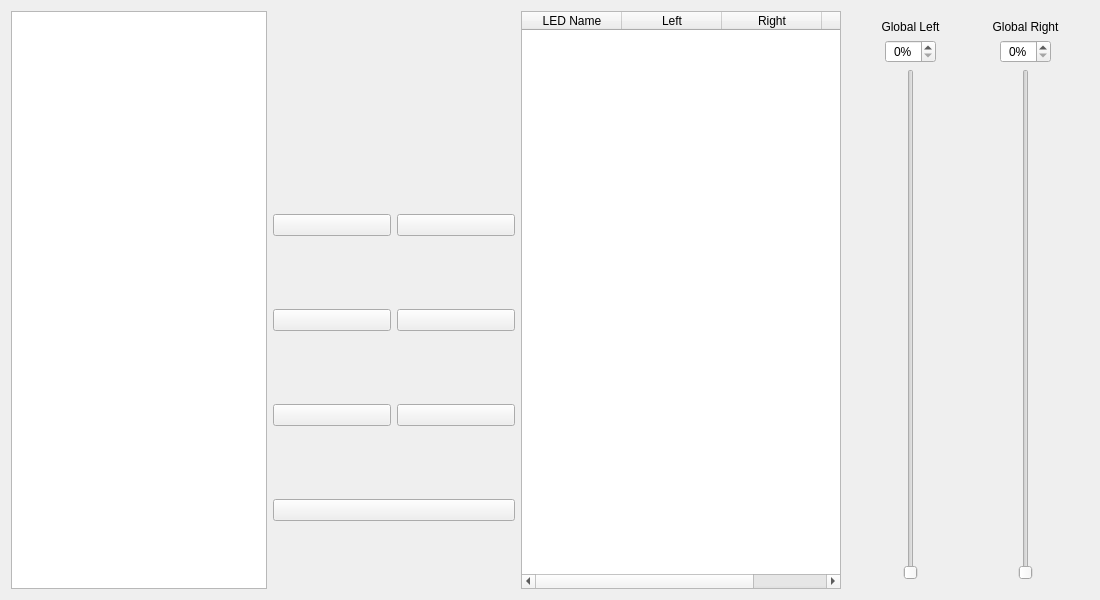
<?xml version="1.0" encoding="UTF-8"?>
<ui version="4.0">
 <class>PresetsPageWidget</class>
 <widget class="QWidget" name="PresetsPageWidget">
  <property name="geometry">
   <rect>
    <x>0</x>
    <y>0</y>
    <width>1100</width>
    <height>600</height>
   </rect>
  </property>
  <property name="windowTitle">
   <string>Presets</string>
  </property>
  <layout class="QGridLayout" name="gridLayout">
   <item row="0" column="0">
    <layout class="QHBoxLayout" name="horizontalLayoutPage2">
     <item>
      <widget class="QTreeView" name="treeView">
       <property name="sizePolicy">
        <sizepolicy hsizetype="Maximum" vsizetype="Expanding">
         <horstretch>0</horstretch>
         <verstretch>0</verstretch>
        </sizepolicy>
       </property>
      </widget>
     </item>
     <item>
      <layout class="QGridLayout" name="gridLayoutLoadPushButtons">
       <property name="topMargin">
        <number>49</number>
       </property>
       <item row="0" column="0" colspan="2">
        <widget class="QLabel" name="labelFileInvalid">
         <property name="sizePolicy">
          <sizepolicy hsizetype="Minimum" vsizetype="Maximum">
           <horstretch>0</horstretch>
           <verstretch>0</verstretch>
          </sizepolicy>
         </property>
         <property name="text">
          <string/>
         </property>
        </widget>
       </item>
       <item row="1" column="0">
        <widget class="QPushButton" name="pushButtonLoadRightSide"/>
       </item>
       <item row="1" column="1">
        <widget class="QPushButton" name="pushButtonDeleteRightSide"/>
       </item>
       <item row="2" column="0">
        <widget class="QPushButton" name="pushButtonLoadLeftSide"/>
       </item>
       <item row="2" column="1">
        <widget class="QPushButton" name="pushButtonDeleteLeftSide"/>
       </item>
       <item row="3" column="0">
        <widget class="QPushButton" name="pushButtonLoadBothSides"/>
       </item>
       <item row="3" column="1">
        <widget class="QPushButton" name="pushButtonDeleteBothSides"/>
       </item>
       <item row="4" column="0" colspan="2">
        <widget class="QPushButton" name="pushButtonchangeSides">
         <property name="sizePolicy">
          <sizepolicy hsizetype="Minimum" vsizetype="Fixed">
           <horstretch>0</horstretch>
           <verstretch>0</verstretch>
          </sizepolicy>
         </property>
        </widget>
       </item>
      </layout>
     </item>
     <item>
      <widget class="QTableWidget" name="tableWidget">
       <property name="sizePolicy">
        <sizepolicy hsizetype="Fixed" vsizetype="Expanding">
         <horstretch>0</horstretch>
         <verstretch>0</verstretch>
        </sizepolicy>
       </property>
       <property name="minimumSize">
        <size>
         <width>320</width>
         <height>0</height>
        </size>
       </property>
       <column>
        <property name="text">
         <string>LED Name</string>
        </property>
       </column>
       <column>
        <property name="text">
         <string>Left</string>
        </property>
        <property name="background">
         <color>
          <red>255</red>
          <green>200</green>
          <blue>200</blue>
         </color>
        </property>
       </column>
       <column>
        <property name="text">
         <string>Right</string>
        </property>
        <property name="background">
         <color>
          <red>200</red>
          <green>255</green>
          <blue>200</blue>
         </color>
        </property>
       </column>
       <column>
        <property name="text">
         <string>File</string>
        </property>
        <property name="background">
         <color>
          <red>200</red>
          <green>200</green>
          <blue>255</blue>
         </color>
        </property>
       </column>
      </widget>
     </item>
     <item>
      <widget class="QWidget" name="widgetGlobalSliders" native="true">
       <layout class="QGridLayout" name="gridLayout_4">
        <item row="0" column="0">
         <layout class="QVBoxLayout" name="verticalLayoutGlobalLeft">
          <item alignment="Qt::AlignmentFlag::AlignHCenter">
           <widget class="QLabel" name="labelGlobalLeft">
            <property name="sizePolicy">
             <sizepolicy hsizetype="Preferred" vsizetype="Maximum">
              <horstretch>0</horstretch>
              <verstretch>0</verstretch>
             </sizepolicy>
            </property>
            <property name="text">
             <string>Global Left</string>
            </property>
            <property name="alignment">
             <set>Qt::AlignmentFlag::AlignCenter</set>
            </property>
           </widget>
          </item>
          <item alignment="Qt::AlignmentFlag::AlignHCenter">
           <widget class="QSpinBox" name="spinBoxGlobalLeft">
            <property name="sizePolicy">
             <sizepolicy hsizetype="Preferred" vsizetype="Fixed">
              <horstretch>0</horstretch>
              <verstretch>0</verstretch>
             </sizepolicy>
            </property>
            <property name="alignment">
             <set>Qt::AlignmentFlag::AlignCenter</set>
            </property>
            <property name="suffix">
             <string>%</string>
            </property>
           </widget>
          </item>
          <item alignment="Qt::AlignmentFlag::AlignHCenter">
           <widget class="QSlider" name="sliderGlobalLeft">
            <property name="sizePolicy">
             <sizepolicy hsizetype="Preferred" vsizetype="Expanding">
              <horstretch>0</horstretch>
              <verstretch>0</verstretch>
             </sizepolicy>
            </property>
            <property name="maximum">
             <number>100</number>
            </property>
            <property name="orientation">
             <enum>Qt::Orientation::Vertical</enum>
            </property>
           </widget>
          </item>
         </layout>
        </item>
        <item row="0" column="1">
         <layout class="QVBoxLayout" name="verticalLayoutGlobalRight">
          <item alignment="Qt::AlignmentFlag::AlignHCenter">
           <widget class="QLabel" name="labelGlobalRight">
            <property name="sizePolicy">
             <sizepolicy hsizetype="Preferred" vsizetype="Maximum">
              <horstretch>0</horstretch>
              <verstretch>0</verstretch>
             </sizepolicy>
            </property>
            <property name="text">
             <string>Global Right</string>
            </property>
            <property name="alignment">
             <set>Qt::AlignmentFlag::AlignCenter</set>
            </property>
           </widget>
          </item>
          <item alignment="Qt::AlignmentFlag::AlignHCenter">
           <widget class="QSpinBox" name="spinBoxGlobalRight">
            <property name="sizePolicy">
             <sizepolicy hsizetype="Preferred" vsizetype="Fixed">
              <horstretch>0</horstretch>
              <verstretch>0</verstretch>
             </sizepolicy>
            </property>
            <property name="alignment">
             <set>Qt::AlignmentFlag::AlignCenter</set>
            </property>
            <property name="suffix">
             <string>%</string>
            </property>
           </widget>
          </item>
          <item alignment="Qt::AlignmentFlag::AlignHCenter">
           <widget class="QSlider" name="sliderGlobalRight">
            <property name="sizePolicy">
             <sizepolicy hsizetype="Preferred" vsizetype="Expanding">
              <horstretch>0</horstretch>
              <verstretch>0</verstretch>
             </sizepolicy>
            </property>
            <property name="maximum">
             <number>100</number>
            </property>
            <property name="orientation">
             <enum>Qt::Orientation::Vertical</enum>
            </property>
           </widget>
          </item>
         </layout>
        </item>
       </layout>
      </widget>
     </item>
    </layout>
   </item>
  </layout>
 </widget>
 <resources/>
 <connections/>
</ui>
